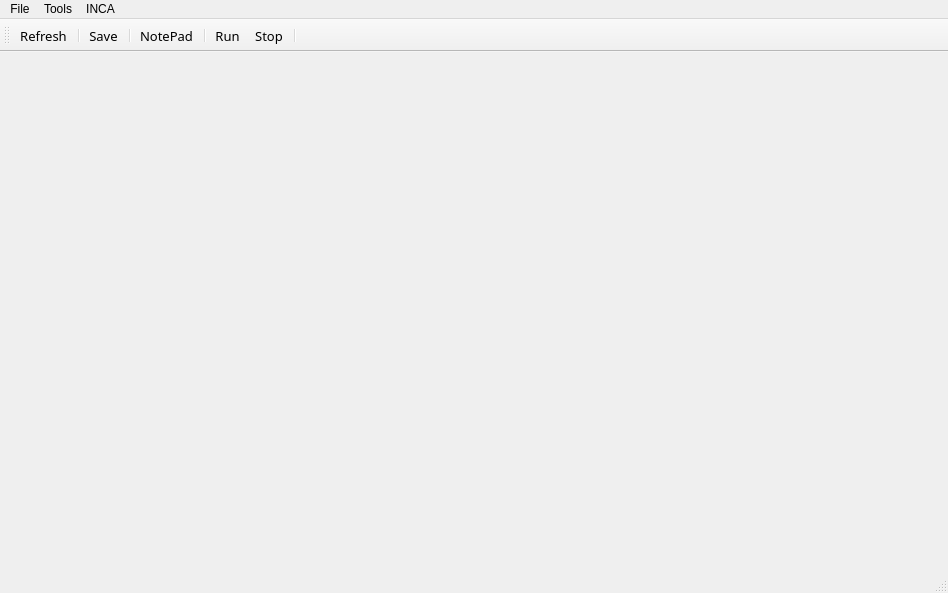
<?xml version="1.0" encoding="UTF-8"?>
<ui version="4.0">
 <class>ScriptWin</class>
 <widget class="QMainWindow" name="ScriptWin">
  <property name="geometry">
   <rect>
    <x>0</x>
    <y>0</y>
    <width>948</width>
    <height>593</height>
   </rect>
  </property>
  <property name="font">
   <font>
    <family>Microsoft YaHei UI</family>
   </font>
  </property>
  <property name="windowTitle">
   <string>MainWindow</string>
  </property>
  <widget class="QWidget" name="centralwidget">
   <property name="font">
    <font>
     <family>Microsoft YaHei UI</family>
    </font>
   </property>
   <layout class="QGridLayout" name="gridLayout">
    <property name="leftMargin">
     <number>3</number>
    </property>
    <property name="topMargin">
     <number>3</number>
    </property>
    <property name="rightMargin">
     <number>3</number>
    </property>
    <property name="bottomMargin">
     <number>3</number>
    </property>
    <property name="spacing">
     <number>3</number>
    </property>
   </layout>
  </widget>
  <widget class="QMenuBar" name="menubar">
   <property name="geometry">
    <rect>
     <x>0</x>
     <y>0</y>
     <width>948</width>
     <height>22</height>
    </rect>
   </property>
   <widget class="QMenu" name="menuFile">
    <property name="title">
     <string>File</string>
    </property>
    <addaction name="actionRefresh"/>
    <addaction name="actionSave"/>
   </widget>
   <widget class="QMenu" name="menuTools">
    <property name="title">
     <string>Tools</string>
    </property>
    <addaction name="actionNotePad"/>
   </widget>
   <widget class="QMenu" name="menuINCA">
    <property name="title">
     <string>INCA</string>
    </property>
    <addaction name="actionINCA_Connect"/>
    <addaction name="actionINCA_Disconnect"/>
   </widget>
   <addaction name="menuFile"/>
   <addaction name="menuTools"/>
   <addaction name="menuINCA"/>
  </widget>
  <widget class="QStatusBar" name="statusbar"/>
  <widget class="QToolBar" name="toolBar">
   <property name="font">
    <font>
     <family>Segoe UI Semibold</family>
     <pointsize>10</pointsize>
     <weight>50</weight>
     <italic>false</italic>
     <bold>false</bold>
    </font>
   </property>
   <property name="windowTitle">
    <string>toolBar</string>
   </property>
   <attribute name="toolBarArea">
    <enum>TopToolBarArea</enum>
   </attribute>
   <attribute name="toolBarBreak">
    <bool>false</bool>
   </attribute>
   <addaction name="actionRefresh"/>
   <addaction name="separator"/>
   <addaction name="actionSave"/>
   <addaction name="separator"/>
   <addaction name="actionNotePad"/>
   <addaction name="separator"/>
   <addaction name="actionRun"/>
   <addaction name="actionStop"/>
   <addaction name="separator"/>
  </widget>
  <action name="actionLog">
   <property name="icon">
    <iconset resource="../icon.qrc">
     <normaloff>:/icon/icon/comment.png</normaloff>:/icon/icon/comment.png</iconset>
   </property>
   <property name="text">
    <string>Log</string>
   </property>
  </action>
  <action name="actionLoad">
   <property name="icon">
    <iconset resource="../icon.qrc">
     <normaloff>:/icon/icon/open.png</normaloff>:/icon/icon/open.png</iconset>
   </property>
   <property name="text">
    <string>Load</string>
   </property>
  </action>
  <action name="actionRun">
   <property name="icon">
    <iconset resource="../icon.qrc">
     <normaloff>:/icon/icon/run.png</normaloff>:/icon/icon/run.png</iconset>
   </property>
   <property name="text">
    <string>Run</string>
   </property>
  </action>
  <action name="actionStop">
   <property name="icon">
    <iconset resource="../icon.qrc">
     <normaloff>:/icon/icon/stop.png</normaloff>:/icon/icon/stop.png</iconset>
   </property>
   <property name="text">
    <string>Stop</string>
   </property>
  </action>
  <action name="actionNotePad">
   <property name="icon">
    <iconset resource="../icon.qrc">
     <normaloff>:/icon/icon/R-C.png</normaloff>:/icon/icon/R-C.png</iconset>
   </property>
   <property name="text">
    <string>NotePad</string>
   </property>
  </action>
  <action name="actionRefresh">
   <property name="icon">
    <iconset resource="../icon.qrc">
     <normaloff>:/icon/icon/reset.png</normaloff>:/icon/icon/reset.png</iconset>
   </property>
   <property name="text">
    <string>Refresh</string>
   </property>
  </action>
  <action name="actionSave">
   <property name="icon">
    <iconset resource="../icon.qrc">
     <normaloff>:/icon/icon/save_xml.png</normaloff>:/icon/icon/save_xml.png</iconset>
   </property>
   <property name="text">
    <string>Save</string>
   </property>
  </action>
  <action name="actionPanel">
   <property name="icon">
    <iconset>
     <normaloff>:/Icon/Icon/win.png</normaloff>:/Icon/Icon/win.png</iconset>
   </property>
   <property name="text">
    <string>Panel</string>
   </property>
  </action>
  <action name="actionDesigner">
   <property name="icon">
    <iconset>
     <normaloff>:/Icon/Icon/qtDesigner.PNG</normaloff>:/Icon/Icon/qtDesigner.PNG</iconset>
   </property>
   <property name="text">
    <string>Designer</string>
   </property>
  </action>
  <action name="actionAuto">
   <property name="icon">
    <iconset>
     <normaloff>:/Icon/Icon/sequence.png</normaloff>:/Icon/Icon/sequence.png</iconset>
   </property>
   <property name="text">
    <string>Auto</string>
   </property>
   <property name="toolTip">
    <string>open automation window</string>
   </property>
  </action>
  <action name="actionINCA_Connect">
   <property name="text">
    <string>INCA Connect</string>
   </property>
  </action>
  <action name="actionINCA_Disconnect">
   <property name="text">
    <string>INCA Disconnect</string>
   </property>
  </action>
 </widget>
 <resources>
  <include location="../icon.qrc"/>
 </resources>
 <connections/>
</ui>
